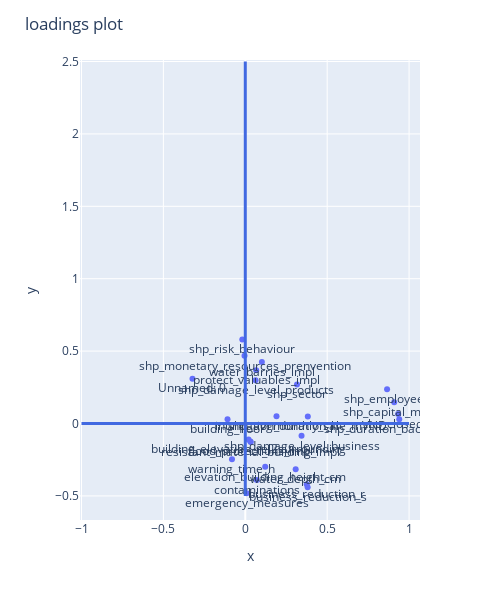

Notebook cell for this chart:
### Code cell


### Figure 1 — Plotly figure (JSON) as saved in the notebook; plotly's stock layout.template omitted (floating-point values rounded to 4 significant figures)
{"data": [{"hovertemplate": "x=%{x}<br>y=%{y}<br>text=%{text}<extra></extra>", "legendgroup": "", "marker": {"color": "#636efa", "symbol": "circle"}, "mode": "markers+text", "name": "", "orientation": "v", "showlegend": false, "text": ["Unnamed: 0", "inundation_duration_h", "water_depth_cm", "contaminations", "warning_time_h", "emergency_measures", "protect_valuables_impl", "water_barries_impl", "flood_protections_impl", "resistant_material_building_impl", "elevation_building_height_cm", "building_elevation_rel2surrounding", "building_floor", "shp_damage_level_business", "shp_damage_level_products", "shp_closed_d", "shp_duration_back2normal", "business_reduction_s", "business_reduction_r", "shp_sector", "shp_employees", "shp_avgmonthly_sale_mVND", "shp_capital_mVND", "shp_risk_behaviour", "shp_monetary_resources_prenvention"], "textposition": "bottom center", "type": "scatter", "x": [-0.3224, 0.1905, 0.3077, 0.07041, -0.08128, 0.008471, 0.06655, 0.1012, 0.03079, 0.03344, 0.1217, 0.01991, -0.1085, 0.3435, 0.06279, 0.9334, 0.94, 0.3807, 0.3749, 0.3156, 0.8658, 0.3818, 0.9093, -0.01827, -0.004639], "xaxis": "x", "y": [0.3098, 0.04962, -0.3157, -0.391, -0.2465, -0.4817, 0.3676, 0.4247, -0.1243, -0.1278, -0.2994, -0.1106, 0.02928, -0.08512, 0.2989, 0.06498, 0.02885, -0.4405, -0.4194, 0.2685, 0.2372, 0.04891, 0.1465, 0.5802, 0.4675], "yaxis": "y"}], "layout": {"height": 600, "legend": {"tracegroupgap": 0}, "margin": {"t": 60}, "shapes": [{"line": {"color": "RoyalBlue", "width": 3}, "type": "line", "x0": 0, "x1": 0, "y0": -0.5, "y1": 2.5}, {"line": {"color": "RoyalBlue", "width": 3}, "type": "line", "x0": -1, "x1": 1, "y0": 0, "y1": 0}], "title": {"text": "loadings plot"}, "width": 500, "xaxis": {"anchor": "y", "domain": [0, 1], "title": {"text": "x"}}, "yaxis": {"anchor": "x", "domain": [0, 1], "title": {"text": "y"}}}}
